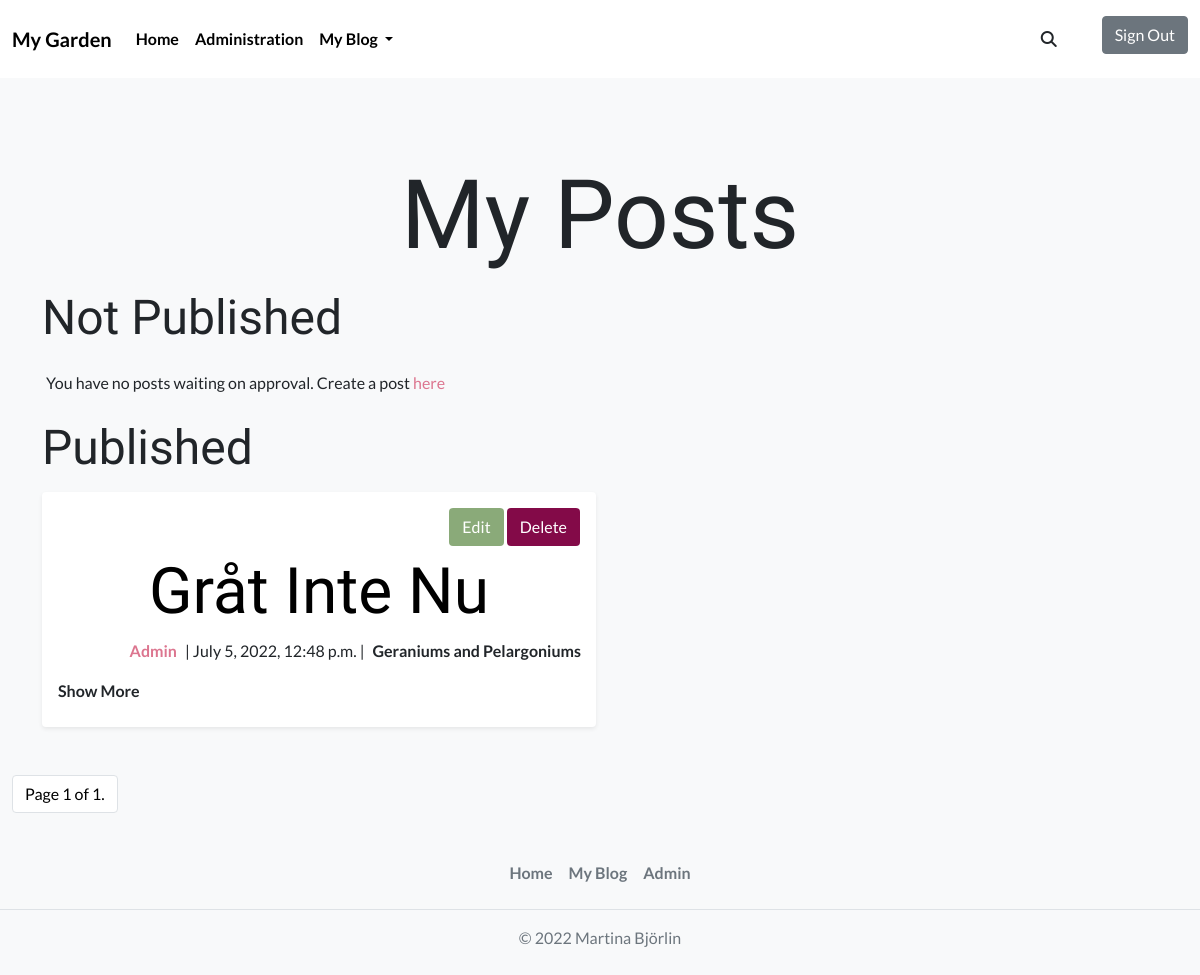
Page /myblog/posts/ (signed in) on the earlier database version.
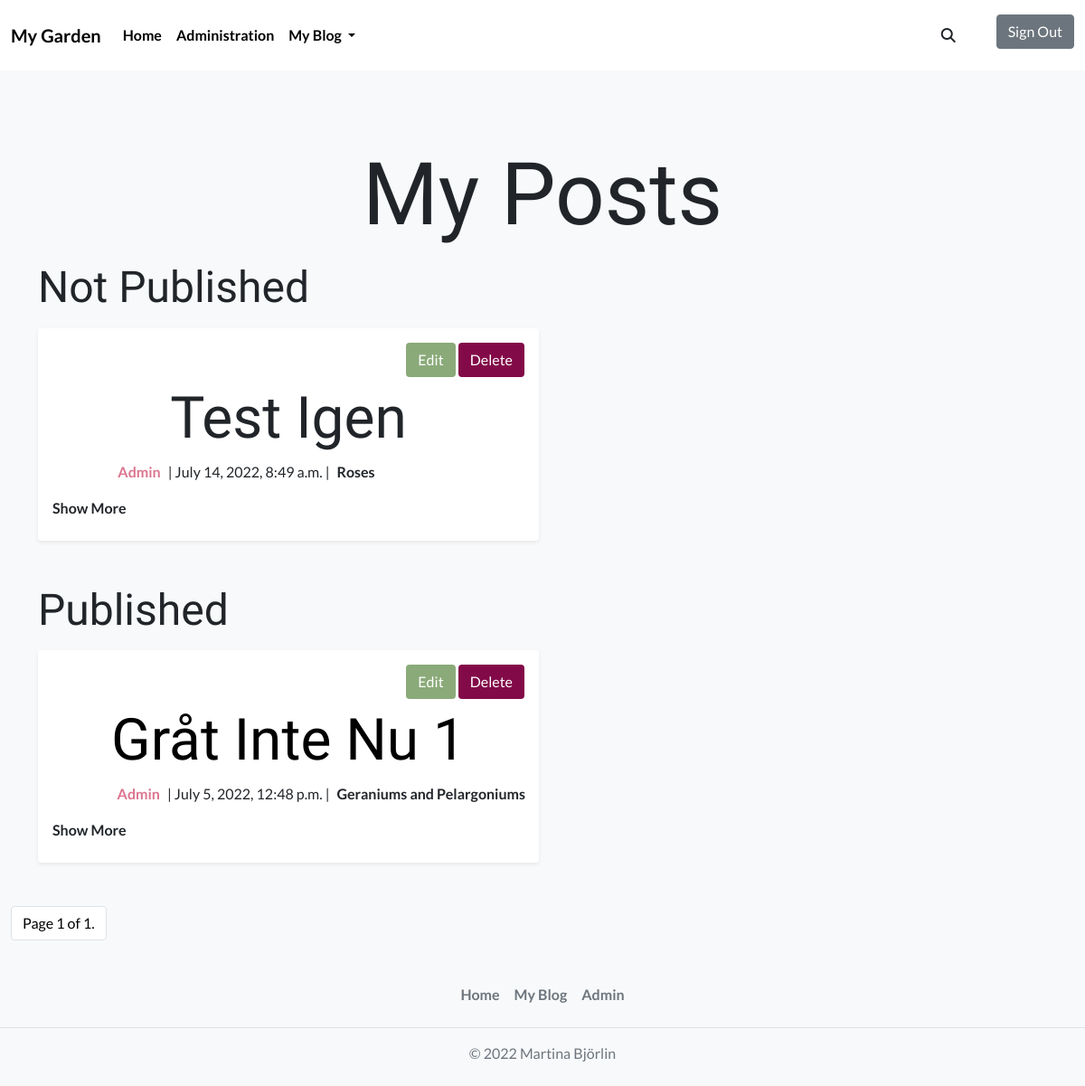
Same page on the later database version.
### blog_post/models.py (models this page shows, shortened)
class Post(models.Model):
    PUBLISH_STATUS = ((0, "Draft"), (1, "Publish"))
    title = models.CharField(max_length=100)
    slug = models.SlugField(max_length=200, unique=True)
    meta_description = models.CharField(max_length=150, blank=True)
    author = models.ForeignKey(
        User,
        on_delete=models.CASCADE,
        related_name="post_author",
    )
    category = models.ForeignKey(
        Category,
        on_delete=models.CASCADE,
        related_name="post_category",
    )
    created_on = models.DateTimeField(auto_now_add=True)
    updated_on = models.DateTimeField(auto_now=True)
    content = models.TextField()
    published = models.IntegerField(choices=PUBLISH_STATUS, default=0)
    publish_date = models.DateTimeField(blank=True, null=True)
    likes = models.ManyToManyField(
        Profile, related_name="post_likes", default=[0], blank=True
    )
    number_of_likes = models.BigIntegerField(default="0")
    liked = models.BooleanField(default=False)
    post_img = CloudinaryField("post_image", default="default_image")
    class Meta:
        ordering = ["-created_on"]

class Category(models.Model):
    name = models.CharField(
        max_length=50,
        unique=True,
        blank=False,
        null=False,
    )
    slug = models.SlugField(
        max_length=200,
        unique=True,
        blank=False,
        null=False,
    )
    category_img = CloudinaryField(
        "category_image",
        default="default_image",
    )
    class Meta:
        verbose_name_plural = "categories"
    def __str__(self):
        return f"{self.name}"

### blog/views.py (the view)
# urls.py: path("posts/", MyBlogPostList.as_view(), name="my_blog"),
class MyBlogPostList(LoginRequiredMixin, ListView):
    model = Post
    template_name = "my_blog.html"
    paginate_by = 6
    def get_context_data(self, *args, **kwargs):
        context = super(MyBlogPostList, self).get_context_data(**kwargs)
        context["category"] = Category.objects.all()
        context["has_not_published_posts"] = Post.objects.filter(
            published=0, author=self.request.user).exists()
        context["has_published_posts"] = Post.objects.filter(
            published=1, author=self.request.user).exists()
        return context
    def get_queryset(self):
        all_published_posts = Post.objects.filter(
            author=self.request.user).order_by("-created_on")
        for post in all_published_posts:
            post.liked = False
            if post.likes.filter(id=self.request.user.profile.id).exists():
                post.liked = True
        queryset = all_published_posts
        return queryset

### profiles/models.py (called while the page is built)
    def __str__(self):
        return f"{self.user}"

### blog/templates/my_blog.html (shortened to what this page needs)
{% extends 'base.html' %}
{% block content %}
<div class="container">
    <h1 class="my-posts-header mb-3">My Posts</h1>
    <div class="row g-2">
        <h2 class="post-status-header">Not Published</h2>
        {% if has_not_published_posts %}
        {% for post in object_list %}
        {% if user.is_authenticated and user == post.author %}
        {% if post.published == 0%}
        {% include 'my_blog_post.html' %}
        {% endif %}
        {% endif %}
        {% endfor %}
        {% else %}
        <p class="p-2">You have no posts waiting on approval. Create a post <a class="link-text"
                href="{% url 'create_post' %}">here</a></p>
        {% endif %}
    </div>
    <div class="row g-2">
        <h2 class="post-status-header">Published</h2>
        {% if has_published_posts %}
        {% for post in object_list %}
        {% if user.is_authenticated and user == post.author %}
        {% if post.published == 1 %}
        {% include 'my_blog_post.html' %}
        {% endif %}
        {% endif %}
        {% endfor %}
        {% else %}
        <p class="p-2">You have no published posts. Create a post <a class="link-text"
                href="{% url 'create_post' %}">here</a></p>
        {% endif %}
    </div>
</div>
{% include 'pagination.html' %}
{% endblock %}

### blog/templates/my_blog_post.html (shortened to what this page needs)
{% block content %}
<div class="col-lg-6 col-md-6 col-sm-12">
   <article class="mx-auto shadow-sm p-3 mb-5 bg-body rounded">
      <div class="row">
         <span class="text-end mb-2">
            {% if user.is_authenticated and user == post.author %}
            <a href="{% url 'update_post' post.slug %}" class="btn btn-edit">Edit</a>
            <a href="{% url 'delete_post' post.slug %}" class="btn btn-delete">Delete</a>
            {% endif %}
         </span>
         {% if post.published == 1 %}
         <h2 class="display-3 text-capitalize blog-post-header text-center"><a
               href="{% url 'blog_post' post.slug %}">{{post.title}} </a></h2>
         {% else %}
         <h2 class="display-3 text-capitalize blog-post-header text-center">{{post.title}}</h2>
         {% endif %}
      </div>
      <div class="row">
         <div class="col-lg-7 col-md-12 col-sm-12 g-0">
            <p class="text-center text-lg-end"><span class="fw-bold post-author m-2">{{post.author}}</span>|
               {{post.created_on}} |</p>
         </div>
         <div class="col-lg-5 col-md-12 col-sm-12 g-0">
            <p class="text-center text-lg-start text-md-center text-sm-center fw-bold"><span
                  class="m-2">{{post.category}}</span></p>
         </div>
      </div>
      <details class="post-details">
         <summary class="post-detail-summary mb-2">Show More</summary>
      </details>
   </article>
</div>
{% endblock %}

Differences in the rows shown:
added Post: shows "Edit", title "Test Igen", author "Admin", created_on "July 14, 2022, 8:49 a.m.", category "Roses", shown under "Not Published"
changed Post "Geraniums and Pelargoniums": title "Gråt Inte Nu" → "Gråt Inte Nu 1"
Other differences:
text no longer shown: "You have no posts waiting on approval. Create a post here"
